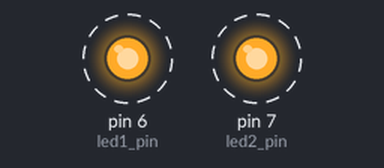
Simulated run of this sketch. Board: Arduino Uno, built with avr-gcc and run on an emulated ATmega328P. On the bench: output pins drawn as LEDs (lit = HIGH). Dashed ring = blinking.

Above: at 0.04 s.
Timing chart, 0 to 4.6 s (numbered marks = the images above):
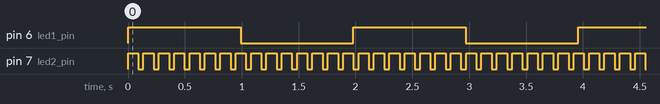

The sketch:

FreeRtos_Template_1.ino
```cpp
#include <Arduino_FreeRTOS.h>

const byte led1_pin = 6;
const byte led2_pin = 7;

void Led1(void *param);
void Led2(void *param);

//TaskHandle_t Task_Handle1;
//TaskHandle_t Task_Handle2;

void setup() {
  // put your setup code here, to run once:
Serial.begin(9600);
pinMode (led1_pin, OUTPUT);
pinMode (led2_pin, OUTPUT);
xTaskCreate(Led1, "led1", 100, NULL, 1, NULL);

xTaskCreate(Led2, "led2", 100, NULL, 0, NULL);
}

void loop() {
  // put your main code here, to run repeatedly:

}

void Led1(void *param){
  (void) param;

  while (1){
    digitalWrite(led1_pin, HIGH);
    vTaskDelay(1000/portTICK_PERIOD_MS);
    digitalWrite(led1_pin, LOW);
    vTaskDelay(1000/portTICK_PERIOD_MS);
    }

  }

  void Led2(void *param){
  (void) param;

  while (1){
    digitalWrite(led2_pin, HIGH);
    vTaskDelay(100/portTICK_PERIOD_MS);
    digitalWrite(led2_pin, LOW);
    vTaskDelay(50/portTICK_PERIOD_MS);
    }

  }
```

Measured:
- by itself, pin 6 (led1_pin): alternates HIGH for 0.99 s and LOW for 0.99 s
- by itself, pin 7 (led2_pin): alternates HIGH for 0.09 s and LOW for 0.05 s
